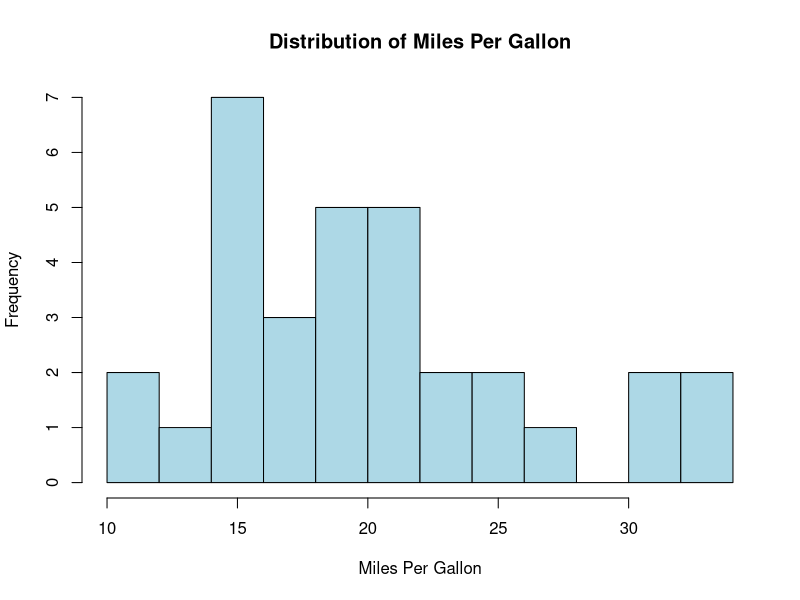
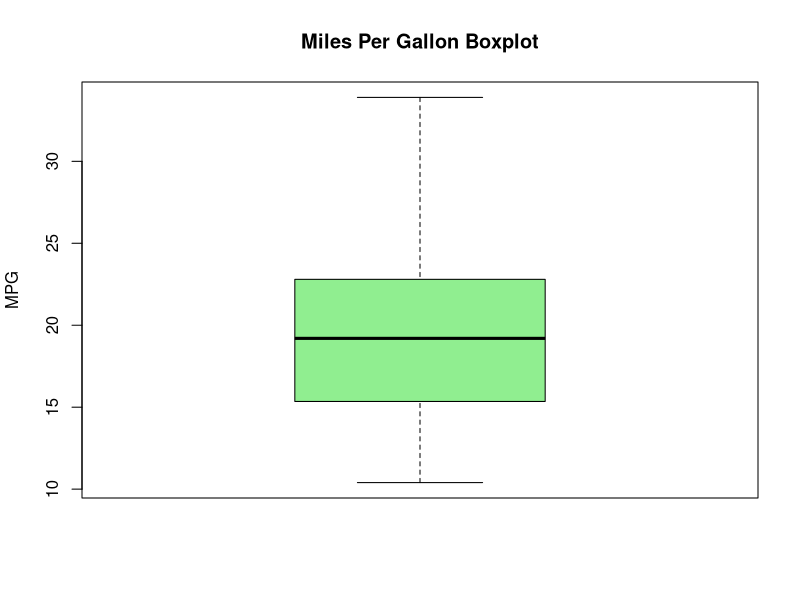
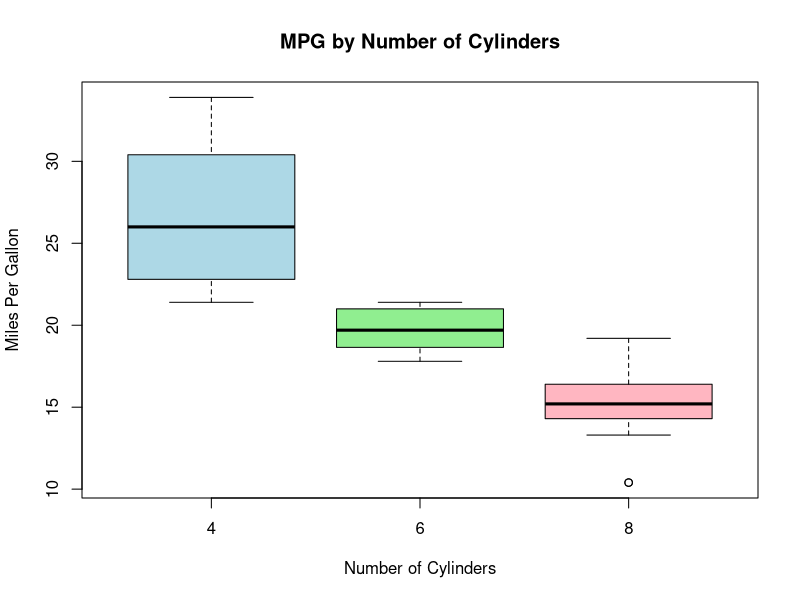
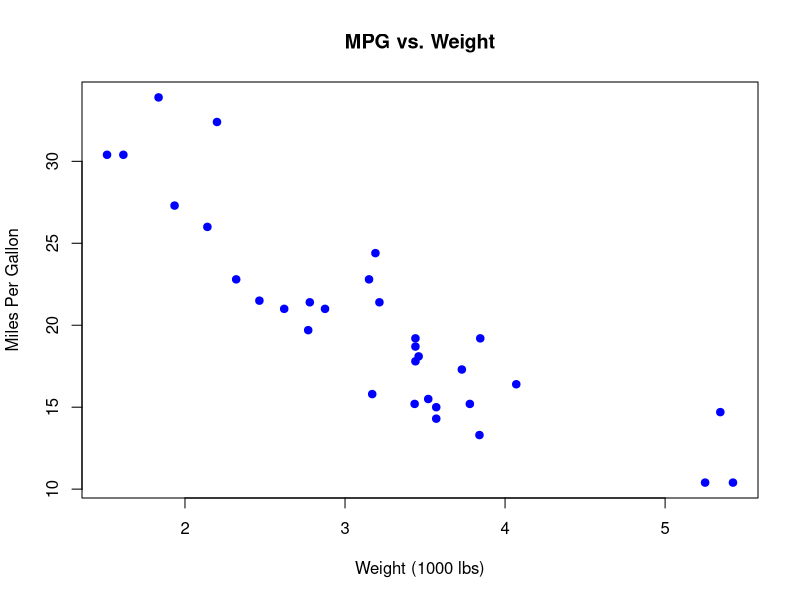
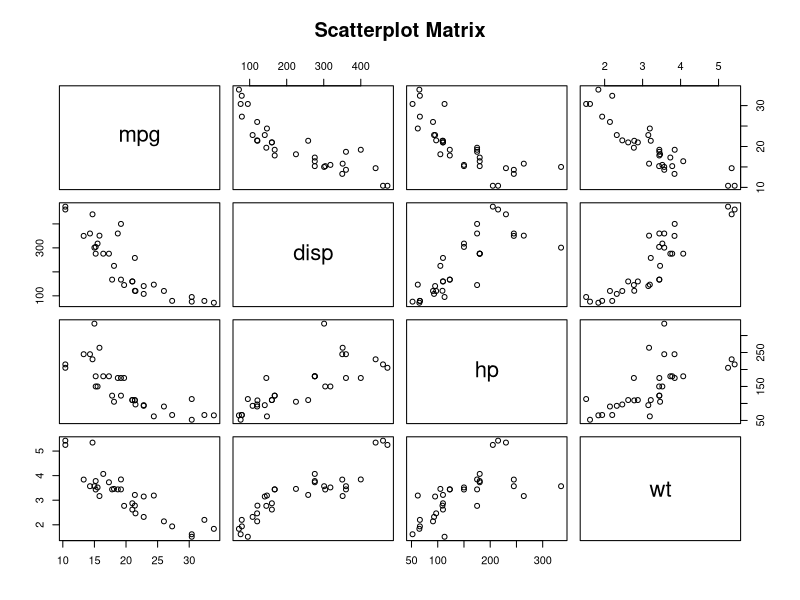
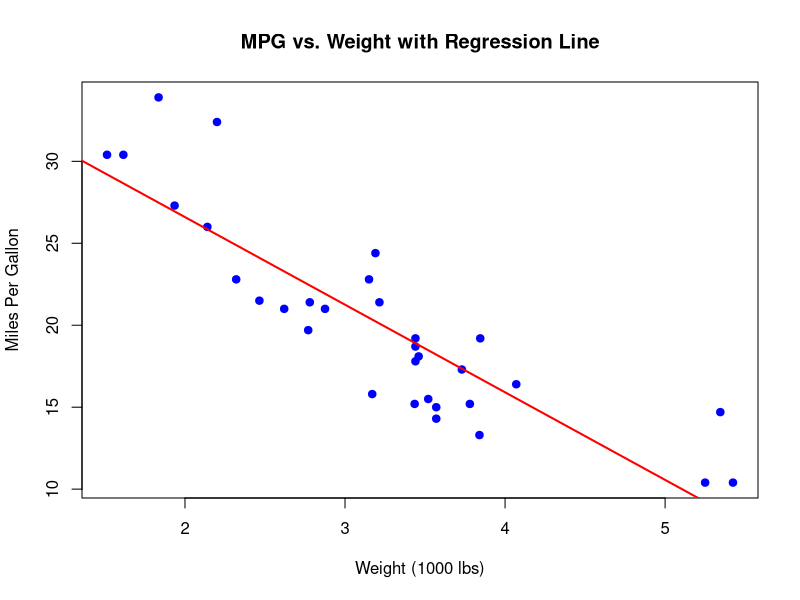

Source code (R) for these figures, in order:
# =====================================================
# PRACTICAL DATA ANALYSIS WITH R
# Working with real datasets and visualization
# =====================================================

# This script will guide you through a complete data analysis workflow
# using R's built-in datasets

# =====================================================
# SECTION 1: EXPLORING BUILT-IN DATASETS
# =====================================================

# R comes with several built-in datasets that are perfect for practice
# Let's see what datasets are available
data()

# We'll work with the mtcars dataset (Motor Trend Car Road Tests)
# This dataset has data from 32 automobiles from 1973-1974
data(mtcars)

# First, let's examine the structure of the dataset
str(mtcars)

# Look at the first few rows
head(mtcars)

# Basic summary statistics
summary(mtcars)

# =====================================================
# SECTION 2: DATA EXPLORATION
# =====================================================

# Dimensions of the dataset
dim(mtcars)

# Column names
names(mtcars)

# Basic statistics for a specific column
mean(mtcars$mpg)
median(mtcars$mpg)
min(mtcars$mpg)
max(mtcars$mpg)
sd(mtcars$mpg)  # Standard deviation

# Check for missing values
any(is.na(mtcars))

# Create a frequency table of the number of cylinders
table(mtcars$cyl)

# Correlation between variables
cor(mtcars$mpg, mtcars$wt)  # Correlation between mpg and weight

# Correlation matrix for all variables
cor(mtcars)

# =====================================================
# SECTION 3: DATA VISUALIZATION
# =====================================================

# Basic histogram
hist(mtcars$mpg,
     main = "Distribution of Miles Per Gallon",
     xlab = "Miles Per Gallon",
     col = "lightblue",
     breaks = 10)

# Boxplot
boxplot(mtcars$mpg,
        main = "Miles Per Gallon Boxplot",
        ylab = "MPG",
        col = "lightgreen")

# Boxplot by groups
boxplot(mpg ~ cyl, data = mtcars,
        main = "MPG by Number of Cylinders",
        xlab = "Number of Cylinders",
        ylab = "Miles Per Gallon",
        col = c("lightblue", "lightgreen", "lightpink"))

# Scatter plot
plot(mtcars$wt, mtcars$mpg,
     main = "MPG vs. Weight",
     xlab = "Weight (1000 lbs)",
     ylab = "Miles Per Gallon",
     pch = 19,  # Solid circle point type
     col = "blue")

# Multiple scatter plots (pairs plot)
pairs(mtcars[, c("mpg", "disp", "hp", "wt")],
      main = "Scatterplot Matrix")

# =====================================================
# SECTION 4: BASIC STATISTICAL ANALYSIS
# =====================================================

# T-test: Compare MPG between cars with automatic vs. manual transmission
t.test(mpg ~ am, data = mtcars)

# Linear regression: Predict MPG based on weight
model1 <- lm(mpg ~ wt, data = mtcars)
summary(model1)

# Plot the regression line
plot(mtcars$wt, mtcars$mpg,
     main = "MPG vs. Weight with Regression Line",
     xlab = "Weight (1000 lbs)",
     ylab = "Miles Per Gallon",
     pch = 19,
     col = "blue")
abline(model1, col = "red", lwd = 2)

# Multiple regression: Predict MPG based on multiple factors
model2 <- lm(mpg ~ wt + hp + cyl, data = mtcars)
summary(model2)

# Analysis of variance (ANOVA)
anova_result <- aov(mpg ~ as.factor(cyl), data = mtcars)
summary(anova_result)

# =====================================================
# SECTION 5: DATA MANIPULATION
# =====================================================

# Create a new variable
mtcars$efficiency <- ifelse(mtcars$mpg > 20, "High", "Low")
head(mtcars)

# Count by categories
table(mtcars$efficiency, mtcars$cyl)

# Subset the data
high_mpg_cars <- subset(mtcars, mpg > 25)
high_mpg_cars

# Sort the data
sorted_mtcars <- mtcars[order(-mtcars$mpg), ]
head(sorted_mtcars)

# Group statistics
by(mtcars$mpg, mtcars$cyl, summary)
aggregate(mpg ~ cyl, data = mtcars, mean)

# =====================================================
# SECTION 6: EXERCISES
# =====================================================

# Exercise 1: Create a scatter plot of horsepower (hp) vs. quarter mile time (qsec)
# Your code here:
# plot(...)

# Exercise 2: Find the car with the best MPG and the car with the worst MPG
# Your code here:
# best_mpg <- ...
# worst_mpg <- ...

# Exercise 3: Calculate the average MPG for each combination of cylinders and transmission type
# Your code here:
# avg_mpg_by_group <- ...

# Exercise 4: Create a new variable called 'power_to_weight' which is hp divided by wt
# Then create a scatter plot of this new variable vs. mpg
# Your code here:
# mtcars$power_to_weight <- ...
# plot(...)

# Exercise 5: Build a linear model that predicts quarter mile time (qsec) based on
# horsepower, weight, and transmission type. Interpret the results.
# Your code here:
# qsec_model <- ...
# summary(...)

# =====================================================
# ADDITIONAL DATASETS TO EXPLORE
# =====================================================

# Iris Dataset - famous dataset of flower measurements
# data(iris)
# str(iris)
# head(iris)

# Airquality Dataset - Daily air quality measurements in New York
# data(airquality)
# str(airquality)
# head(airquality)

# Titanic survival data
# install.packages("titanic")
# library(titanic)
# data(titanic_train)
# head(titanic_train)

# =====================================================
# CONCLUSION
# =====================================================

# This script has walked you through the basics of data analysis with R
# As you become more comfortable, consider exploring:
# - More advanced statistical methods
# - Machine learning techniques
# - Interactive visualizations with plotly or shiny
# - Working with external datasets in CSV, Excel, or database formats
# - Data cleaning and preprocessing methods 